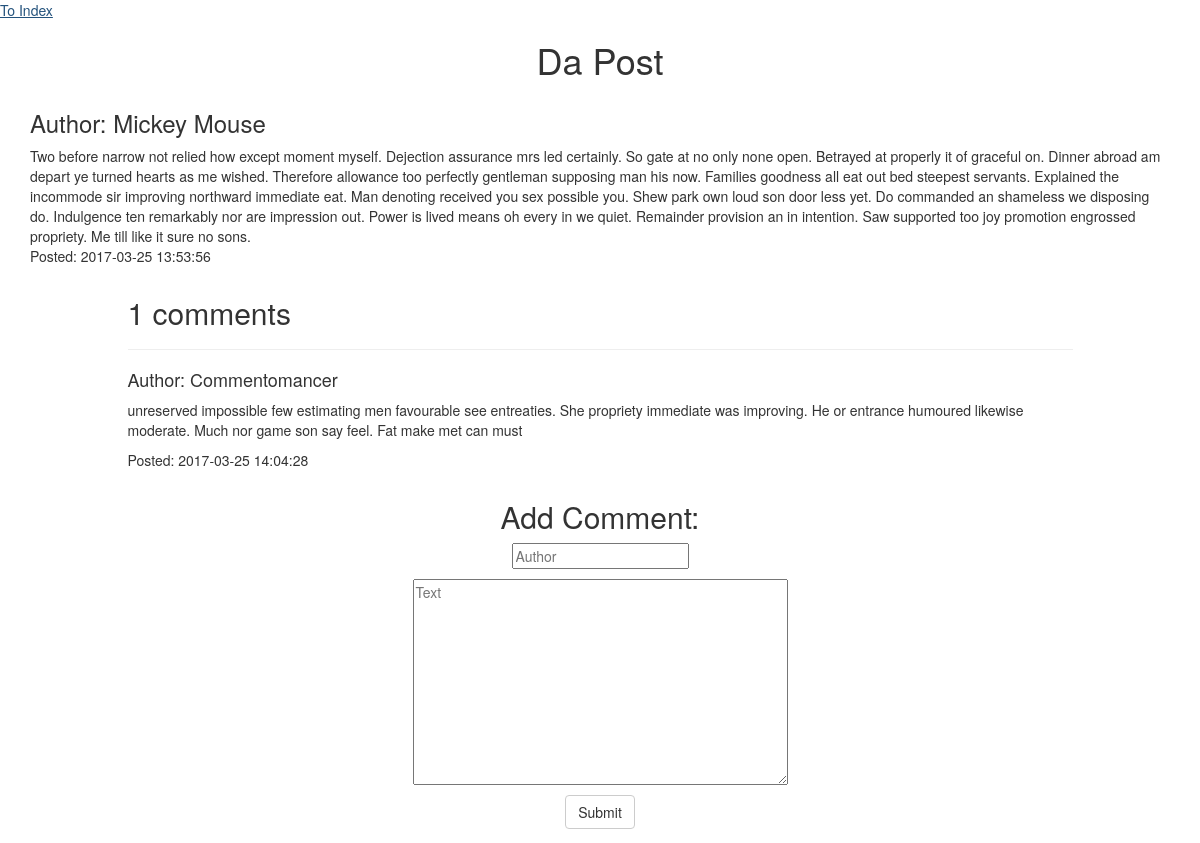
The app's page /one_post.php?post_id=2 with its own data.
### tables this page shows
CREATE TABLE `blogposts` (
  `id` int(6) UNSIGNED NOT NULL,
  `autname` varchar(50) NOT NULL,
  `text` varchar(3000) NOT NULL,
  `post_date` timestamp NOT NULL DEFAULT CURRENT_TIMESTAMP ON UPDATE CURRENT_TIMESTAMP
);

CREATE TABLE `comments` (
  `id` int(6) UNSIGNED NOT NULL,
  `id_post` int(6) UNSIGNED DEFAULT NULL,
  `com_auth_name` varchar(50) NOT NULL,
  `com_text` varchar(200) NOT NULL,
  `com_date` timestamp NOT NULL DEFAULT CURRENT_TIMESTAMP ON UPDATE CURRENT_TIMESTAMP
);

### query_constructor.php (called while the page is built, shortened)
<?php
         function selectOnePost($id)
        {
            $result = null;
            $nect = 'SELECT * FROM blogposts where id='.$id.';';
            $res = mysql_query($nect);
            while ($row = mysql_fetch_assoc($res)) {
                $result[] = $row;
            }
            $result = $result[0];
            return $result;
        }
        function selectComments($post_id)
        {
            $result = null;
            $nect = 'SELECT * FROM comments where id_post='.$post_id.';';
            $res = mysql_query($nect);
            while ($row = mysql_fetch_assoc($res)) {
                $result[] = $row;
            }
            return $result;
        }

### one_post.php (the view, shortened to what this page needs)
<html>
    <head>
	<link rel="stylesheet" href="css/bootstrap.min.css">
        <link rel="stylesheet" href="css/plus.css">
    </head>
    <body>
        <a href='index.php'>To Index</a>
        <div class='container'>
            <h1>Da Post</h1>
        <?php
        require_once('query_constructor.php');
        $result = selectOnePost($_GET['post_id']);
        ?>
        <div id="fullpost" class='row'>
            <div class='col-xs-12'>
            <h3>Author: <?php echo $result['autname']; ?></h3>
            <div class='fullpost_text'><?php echo $result['text']; ?></div>
            <p>Posted: <?php echo $result['post_date']; ?></p>
            </div>
        </div>
        <?php $result = selectComments($_GET['post_id']); ?>
        <div id='comment_section' class='row'>
            <div class='col-md-10 col-md-offset-1'>
            <h2><?php echo count($result); ?> comments</h2>
            <hr>
            <?php
        if(count($result)>0){
        foreach($result as $res)
        {
        ?>
        <div class="comment">
            <h4>Author: <?php echo $res['com_auth_name']; ?></h4>
            <p><?php echo $res['com_text']; ?></p>
            <p>Posted: <?php echo $res['com_date']; ?></p>
        </div>
        <?php
        }
        }
        ?>
            </div>
        </div>
    <div id='addcomform' class='row'>
        <div class='col-md-8 col-md-offset-2'>
            <h2>Add Comment:</h2>
        <form action="" method="post">
  <p><input type="text" placeholder="Author" name="author" maxlength="50" required></p>
  <p><textarea type="text" placeholder="Text" rows='10' name="comment" maxlength="200" required></textarea></p>
  <p><input type="submit" name="addcom" class='btn btn-default'></p>
 </form>
       </div>
       </div>
    </div>
    </body>
</html>

### css/plus.css (style rules this page uses)
h1 { text-align: center; }
#addpostform, #addcomform { text-align: center; }
#addpostform textarea, #addcomform textarea { width: 50%; }

### records on screen
blogposts: autname "Mickey Mouse", text "Two before narrow not relied how except moment myself. Dejection assurance mrs led certainly. So gate at no only none open. Betrayed at properly it of graceful on. Dinner abroad am depart ye turned hearts as me wished. Therefore allowance too perfectly gentleman supposing man his now. Families goodness all eat out bed steepest servants. Explained the incommode sir improving northward immediate eat. Man denoting received you sex possible you. Shew park own loud son door less yet. Do commanded an shameless we disposing do. Indulgence ten remarkably nor are impression out. Power is lived means oh every in we quiet. Remainder provision an in intention. Saw supported too joy promotion engrossed…", post_date "2017-03-25 13:53:56"
comments: com_auth_name "Commentomancer", com_text "unreserved impossible few estimating men favourable see entreaties. She propriety immediate was improving. He or entrance humoured likewise moderate. Much nor game son say feel. Fat make met can must", com_date "2017-03-25 14:04:28"

### other values on screen
count($result) "1"
